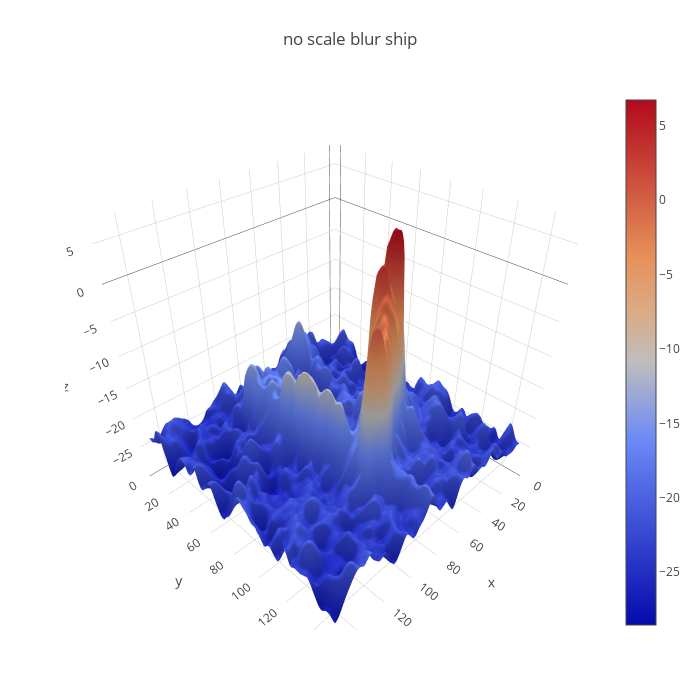

The notebook cell this image was saved under:
### Code cell
plotmy3d(blur[0, ..., 0], 'no scale blur ship')

### Figure 1 — Plotly figure (JSON) as saved in the notebook; plotly's stock layout.template omitted (floating-point values rounded to 4 significant figures; data arrays with more than 128 entries replaced by an {"elided": "..."} marker saying what was removed)
{"data": [{"type": "surface", "z": {"elided": "150x150 float values"}}], "layout": {"autosize": false, "height": 700, "margin": {"b": 65, "l": 65, "r": 50, "t": 90}, "title": "no scale blur ship", "width": 700}}
